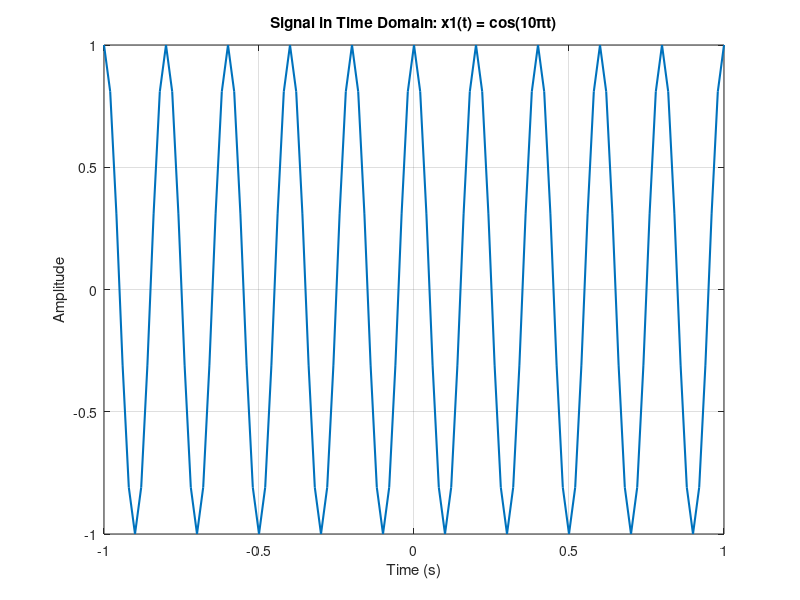
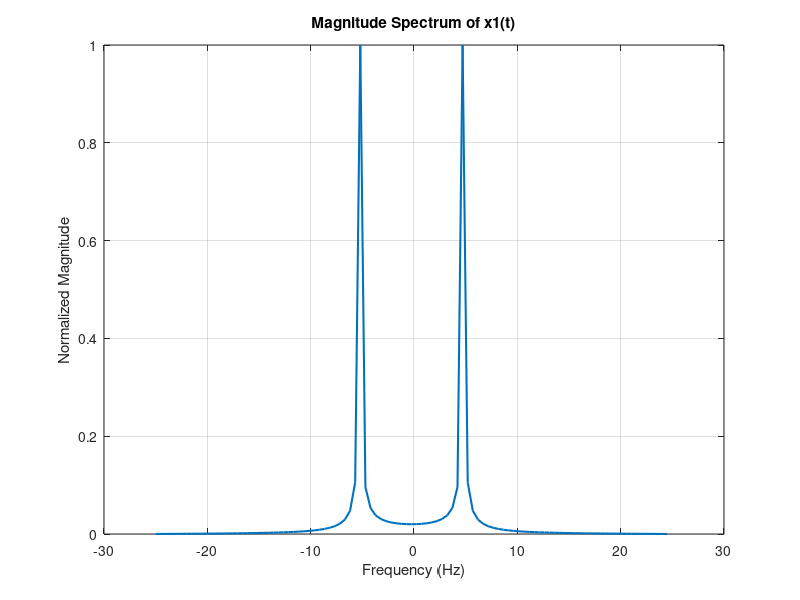

Here is the MATLAB script that generated these plots, in order:
fs = 50; 
Ts = 1/fs; 
t_start = -1; 
t_end = 1;
t = t_start:Ts:t_end;

x1 = cos(10 * pi * t);

figure;
plot(t, x1, 'LineWidth', 1.5);
xlabel('Time (s)');
ylabel('Amplitude');
title('Signal in Time Domain: x1(t) = cos(10πt)');
grid on;

N = length(x1);
y = fftshift(fft(x1));
f = (-fs/2):(fs/N):(fs/2 - fs/N); 

magnitude = abs(y) / max(abs(y));

figure;
plot(f, magnitude, 'LineWidth', 1.5);
xlabel('Frequency (Hz)');
ylabel('Normalized Magnitude');
title('Magnitude Spectrum of x1(t)');
grid on;

disp('Fourier Transform and plots are completed successfully.');
